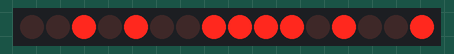
A sketch run on a simulated Arduino Uno, built with avr-gcc and run on an emulated ATmega328P. Shown: 16 shift-register outputs drawn as a row of LEDs (first output left, lit = HIGH). Wiring (inferred from the names in the program): 2 × shift register (74HC595): data pin 10; shift clock pin 4; latch pin 3. Wiring (inferred from the signals the program sends): row of LEDs: on Q0, Q1, Q2, Q3, Q4, Q5, Q6, Q7, Q8, Q9, Q10, Q11, Q12, Q13, Q14, Q15.

Above: at 0.5 s.
At 3.5 s:
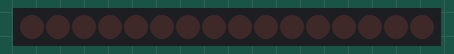
Timing chart, 0 to 4.6 s (numbered marks = the images above):
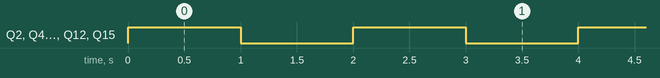

The sketch:

MatrixTest.ino
```cpp
#define shiftClockPin 4  //SH
#define latchClockPin 3  //ST
#define serialInputPin 10  //DS


void setup() {
//Instelen van de uitgangspinnen
  pinMode(shiftClockPin, OUTPUT);
  pinMode(latchClockPin, OUTPUT);
  pinMode(serialInputPin, OUTPUT);
}

void loop() {
  digitalWrite(latchClockPin, LOW);
  shiftOut(serialInputPin, shiftClockPin,LSBFIRST, 0b11101001);
  shiftOut(serialInputPin, shiftClockPin,LSBFIRST, 0b00101001);
  digitalWrite(latchClockPin, HIGH);
  delay(1000);
  digitalWrite(latchClockPin, LOW);
  shiftOut(serialInputPin, shiftClockPin,LSBFIRST, 0b00000000);
  shiftOut(serialInputPin, shiftClockPin,LSBFIRST, 0b00000000);
  digitalWrite(latchClockPin, HIGH);
  delay(1000);

}
```

Measured:
- by itself, Q2, Q4, Q7–10, Q12, Q15: alternates HIGH for 1.0 s and LOW for 1.0 s
